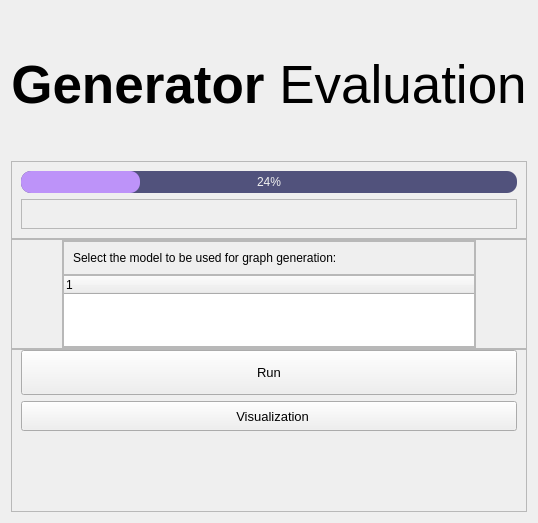
                     <widget class="QWidget" name="evaluate">
                      <layout class="QVBoxLayout" name="verticalLayout_48">
                       <property name="spacing">
                        <number>0</number>
                       </property>
                       <item>
                        <widget class="QLabel" name="title_ev">
                         <property name="minimumSize">
                          <size>
                           <width>0</width>
                           <height>150</height>
                          </size>
                         </property>
                         <property name="font">
                          <font>
                           <family>Segoe UI</family>
                           <pointsize>10</pointsize>
                           <italic>false</italic>
                           <bold>false</bold>
                          </font>
                         </property>
                         <property name="text">
                          <string>&lt;html&gt;&lt;head/&gt;&lt;body&gt;&lt;p align=&quot;center&quot;&gt;&lt;span style=&quot; font-size:40pt; font-weight:700;&quot;&gt;Generator &lt;/span&gt;&lt;span style=&quot; font-size:40pt;&quot;&gt;Evaluation&lt;/span&gt;&lt;/p&gt;&lt;/body&gt;&lt;/html&gt;</string>
                         </property>
                        </widget>
                       </item>
                       <item>
                        <widget class="QFrame" name="frame_49">
                         <property name="frameShape">
                          <enum>QFrame::StyledPanel</enum>
                         </property>
                         <property name="frameShadow">
                          <enum>QFrame::Raised</enum>
                         </property>
                         <layout class="QVBoxLayout" name="verticalLayout_42">
                          <item>
                           <widget class="QProgressBar" name="progress_ev">
                            <property name="styleSheet">
                             <string notr="true">QProgressBar{
	font-size: 12px;
	background-color: rgb(81, 82, 124);
	color: rgb(241, 241, 241);
	border-style: none;
	border-radius: 10px;
	text-align: center;
}

QProgressBar::chunk {
    background-color: rgb(189, 147, 249);
	border-radius: 10px;
}</string>
                            </property>
                            <property name="value">
                             <number>24</number>
                            </property>
                           </widget>
                          </item>
                          <item>
                           <widget class="QFrame" name="frame_60">
                            <property name="minimumSize">
                             <size>
                              <width>0</width>
                              <height>0</height>
                             </size>
                            </property>
                            <property name="frameShape">
                             <enum>QFrame::StyledPanel</enum>
                            </property>
                            <property name="frameShadow">
                             <enum>QFrame::Raised</enum>
                            </property>
                            <layout class="QHBoxLayout" name="horizontalLayout_18">
                             <property name="spacing">
                              <number>0</number>
                             </property>
                             <property name="leftMargin">
                              <number>0</number>
                             </property>
                             <property name="topMargin">
                              <number>0</number>
                             </property>
                             <property name="rightMargin">
                              <number>0</number>
                             </property>
                             <property name="bottomMargin">
                              <number>0</number>
                             </property>
                             <item>
                              <widget class="QLabel" name="label_progress_ev">
                               <property name="text">
                                <string>&lt;html&gt;&lt;head/&gt;&lt;body&gt;&lt;p&gt;&lt;br/&gt;&lt;/p&gt;&lt;/body&gt;&lt;/html&gt;</string>
                               </property>
                              </widget>
                             </item>
                             <item>
                              <widget class="QLabel" name="label_suffix_ev">
                               <property name="text">
                                <string>&lt;html&gt;&lt;head/&gt;&lt;body&gt;&lt;p align=&quot;right&quot;&gt;&lt;br/&gt;&lt;/p&gt;&lt;/body&gt;&lt;/html&gt;</string>
                               </property>
                              </widget>
                             </item>
                            </layout>
                           </widget>
                          </item>
                         </layout>
                        </widget>
                       </item>
                       <item>
                        <widget class="QFrame" name="frame_50">
                         <property name="minimumSize">
                          <size>
                           <width>0</width>
                           <height>0</height>
                          </size>
                         </property>
                         <property name="frameShape">
                          <enum>QFrame::StyledPanel</enum>
                         </property>
                         <property name="frameShadow">
                          <enum>QFrame::Raised</enum>
                         </property>
                         <layout class="QHBoxLayout" name="horizontalLayout_12">
                          <property name="spacing">
                           <number>0</number>
                          </property>
                          <property name="leftMargin">
                           <number>50</number>
                          </property>
                          <property name="topMargin">
                           <number>0</number>
                          </property>
                          <property name="rightMargin">
                           <number>50</number>
                          </property>
                          <property name="bottomMargin">
                           <number>0</number>
                          </property>
                          <item>
                           <widget class="QFrame" name="frame_51">
                            <property name="maximumSize">
                             <size>
                              <width>16777215</width>
                              <height>16777215</height>
                             </size>
                            </property>
                            <property name="frameShape">
                             <enum>QFrame::StyledPanel</enum>
                            </property>
                            <property name="frameShadow">
                             <enum>QFrame::Raised</enum>
                            </property>
                            <layout class="QVBoxLayout" name="verticalLayout_43">
                             <property name="spacing">
                              <number>0</number>
                             </property>
                             <property name="leftMargin">
                              <number>0</number>
                             </property>
                             <property name="topMargin">
                              <number>0</number>
                             </property>
                             <property name="rightMargin">
                              <number>0</number>
                             </property>
                             <property name="bottomMargin">
                              <number>0</number>
                             </property>
                             <item>
                              <widget class="QFrame" name="frame_52">
                               <property name="frameShape">
                                <enum>QFrame::StyledPanel</enum>
                               </property>
                               <property name="frameShadow">
                                <enum>QFrame::Raised</enum>
                               </property>
                               <layout class="QHBoxLayout" name="horizontalLayout_14">
                                <item>
                                 <widget class="QLabel" name="label_tree_ev">
                                  <property name="text">
                                   <string>Select the model to be used for graph generation:</string>
                                  </property>
                                 </widget>
                                </item>
                               </layout>
                              </widget>
                             </item>
                             <item>
                              <widget class="QTreeWidget" name="tree_ev">
                               <property name="styleSheet">
                                <string notr="true">

QTreeView::item:selected {
		color: #282a36;
        background: #8BE9FD;
}
</string>
                               </property>
                               <property name="sizeAdjustPolicy">
                                <enum>QAbstractScrollArea::AdjustToContents</enum>
                               </property>
                               <property name="sortingEnabled">
                                <bool>false</bool>
                               </property>
                               <column>
                                <property name="text">
                                 <string/>
                                </property>
                               </column>
                              </widget>
                             </item>
                            </layout>
                           </widget>
                          </item>
                         </layout>
                        </widget>
                       </item>
                       <item>
                        <widget class="QFrame" name="frame_32">
                         <property name="frameShape">
                          <enum>QFrame::StyledPanel</enum>
                         </property>
                         <property name="frameShadow">
                          <enum>QFrame::Raised</enum>
                         </property>
                         <layout class="QVBoxLayout" name="verticalLayout_26">
                          <property name="topMargin">
                           <number>0</number>
                          </property>
                          <property name="bottomMargin">
                           <number>80</number>
                          </property>
                          <item>
                           <widget class="QPushButton" name="btn_run_ev">
                            <property name="minimumSize">
                             <size>
                              <width>0</width>
                              <height>45</height>
                             </size>
                            </property>
                            <property name="font">
                             <font>
                              <family>Segoe UI</family>
                              <pointsize>10</pointsize>
                              <italic>false</italic>
                              <bold>false</bold>
                             </font>
                            </property>
                            <property name="text">
                             <string>Run</string>
                            </property>
                           </widget>
                          </item>
                          <item>
                           <widget class="QPushButton" name="btn_vis_ev">
                            <property name="minimumSize">
                             <size>
                              <width>0</width>
                              <height>30</height>
                             </size>
                            </property>
                            <property name="font">
                             <font>
                              <family>Segoe UI</family>
                              <pointsize>10</pointsize>
                              <italic>false</italic>
                              <bold>false</bold>
                             </font>
                            </property>
                            <property name="styleSheet">
                             <string notr="true"/>
                            </property>
                            <property name="text">
                             <string>  Visualization</string>
                            </property>
                           </widget>
                          </item>
                         </layout>
                        </widget>
                       </item>
                      </layout>
                     </widget>
